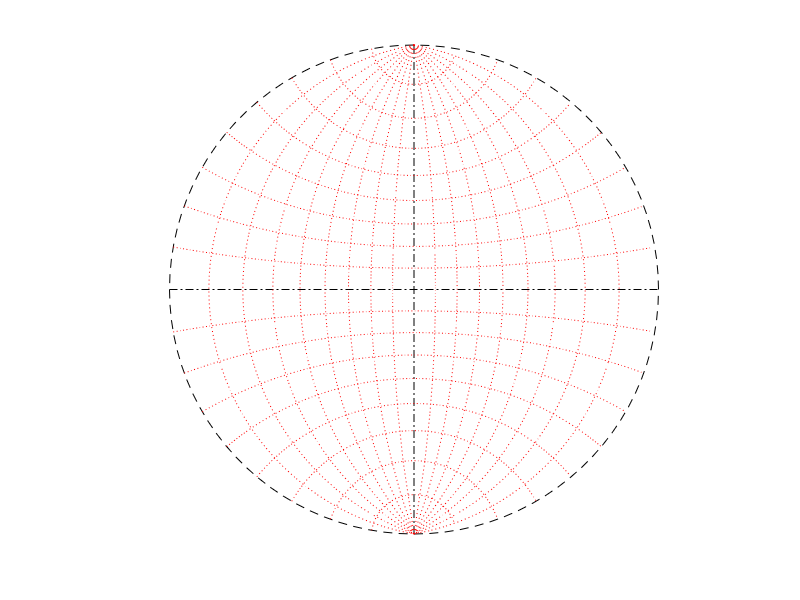

The MATLAB source for this figure:

% wulff -- Program for plotting a Wulff net
% to plot points, first calculate theta = pi*(90-azimuth)/180
% then rho = tan(pi*(90-dip)/360), and finally the components
% xp = rho*cos(theta) and yp = rho*cos(theta)
% Written by Gerry Middleton, November 1995
N = 50;
cx = cos(0:pi/N:2*pi);                           % points on circle
cy = sin(0:pi/N:2*pi);
xh = [-1 1];                                     % horizontal axis
yh = [0 0];
xv = [0 0];                                      % vertical axis
yv = [-1 1];
axis([-1 1 -1 1]);
axis('square');
plot(xh,yh,'-.k',xv,yv,'-.k');                     %plot green axes
axis off;
hold on;
plot(cx,cy,'--k');                                %plot white circle
psi = [0:pi/N:pi];
for i = 1:8                                      %plot great circles
   rdip = i*(pi/18);                             %at 10 deg intervals
   radip = atan(tan(rdip)*sin(psi));
   rproj = tan((pi/2 - radip)/2);
   x1 = rproj .* sin(psi);
   x2 = rproj .* (-sin(psi));
   y = rproj .* cos(psi);
   plot(x1,y,':r',x2,y,':r');
end
for i = 1:8                                     %plot small circles
   alpha = i*(pi/18);
   xlim = sin(alpha);
   ylim = cos(alpha);
   x = [-xlim:0.01:xlim];
   d = 1/cos(alpha);
   rd = d*sin(alpha);
   y0 = sqrt(rd*rd - (x .* x));
   y1 = d - y0;
   y2 = - d + y0;
   plot(x,y1,':r',x,y2,':r');
end
axis('square');
